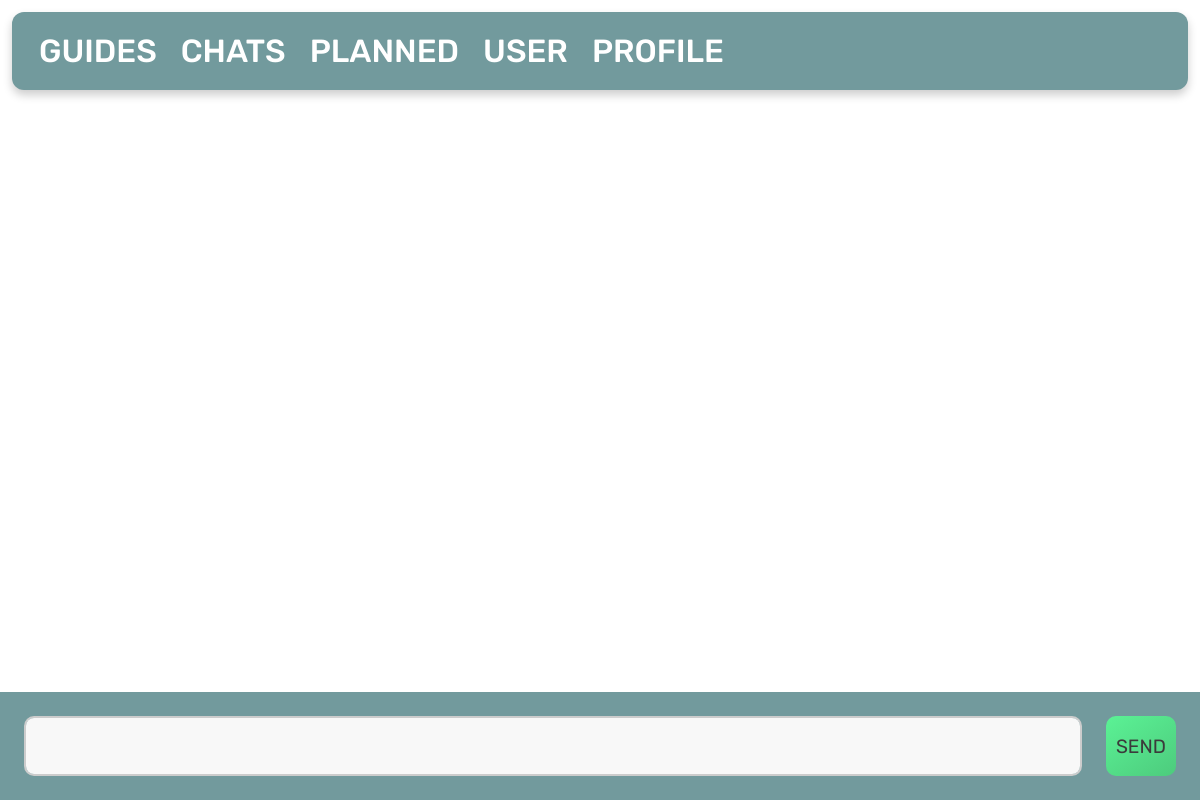
/9/message/, run on an earlier commit of the app's database.
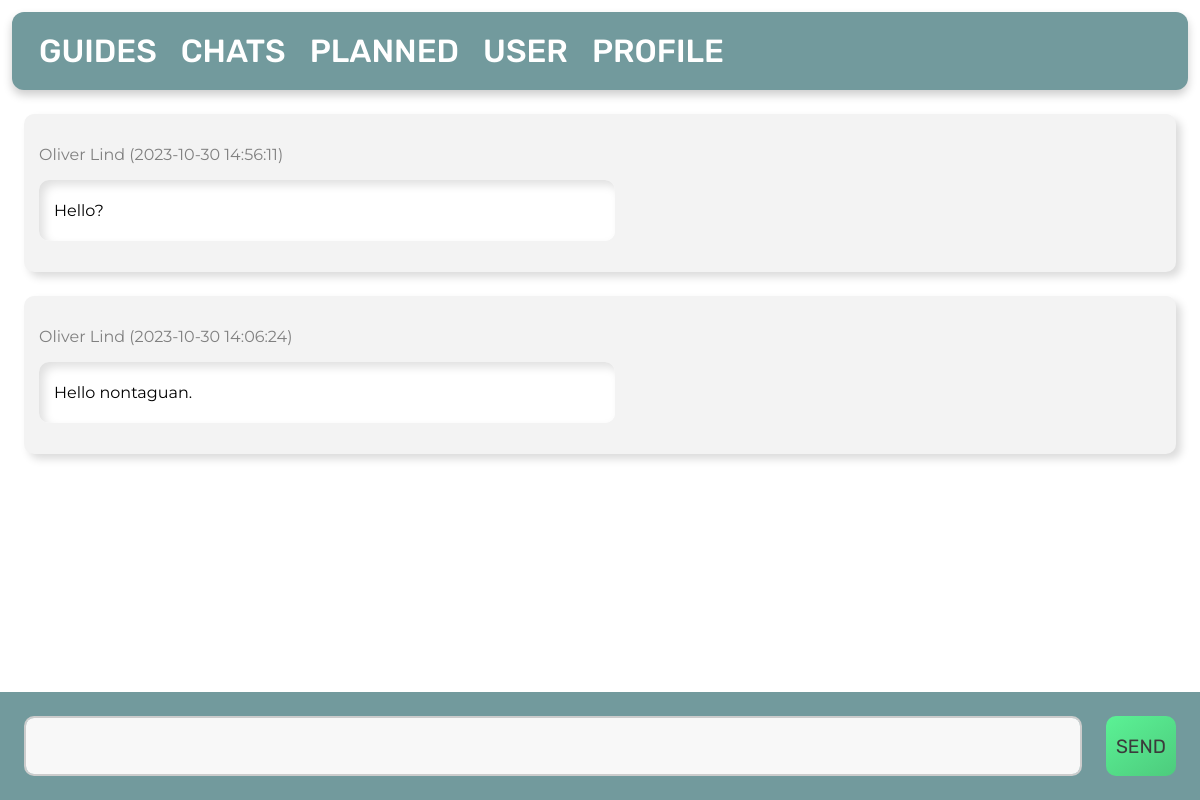
And on a later commit of the database.
### tables this page shows
CREATE TABLE message
(
    id      INTEGER PRIMARY KEY AUTOINCREMENT,
    content TEXT,
    date    TIMESTAMP NOT NULL DEFAULT CURRENT_TIMESTAMP,
    inChat  INTEGER   NOT NULL,
    byUser  INTEGER   NOT NULL,
    FOREIGN KEY (byUser) REFERENCES user (id),
    FOREIGN KEY (inChat) REFERENCES chat (id)
);

CREATE TABLE user
(
    id        INTEGER PRIMARY KEY AUTOINCREMENT,
    firstname TEXT NOT NULL,
    lastname  TEXT NOT NULL,
    age       INTEGER,
    country   TEXT
);

### app.py (the view, shortened to what this page needs)
@app.route('/<int:id>/message/', methods=('GET', 'POST'))
def message(id):
    global user_id
    conn = get_db_connection()
    message = conn.execute(
        'SELECT * FROM message, chat, user WHERE chat.id = ? AND message.inChat = chat.id AND user.id = message.byUser ORDER BY message.id DESC',
        (id,)).fetchall()
    return render_template('message.html', message=message)

### app.py (called while the page is built)
def get_db_connection():
    conn = sqlite3.connect('database.db')
    conn.row_factory = sqlite3.Row
    return conn

### templates/message.html
{% extends 'base.html' %}
{% block content %}
    {% for message in message %}
        <div class='post'>
            <p id="date">{{ message['firstname'] }} ({{ message['date'] }})</p>
            <div id="textsec">
                <p>{{ message['content'] }}</p>
            </div>
        </div>
    {% endfor %}
    <form id="message-form" method="post">
        <textarea id="messagearea" name="message" placeholder="Type here">
            {{ request.form['message'] }}
        </textarea>
        <button id="send-button" type="submit">SEND</button>
    </form>
{% endblock %}

What changed in the data, as far as the page shows it:
added message: firstname "Oliver Lind", date "2023-10-30 14:56:11", content "Hello?"
added message: firstname "Oliver Lind", date "2023-10-30 14:06:24", content "Hello nontaguan."
